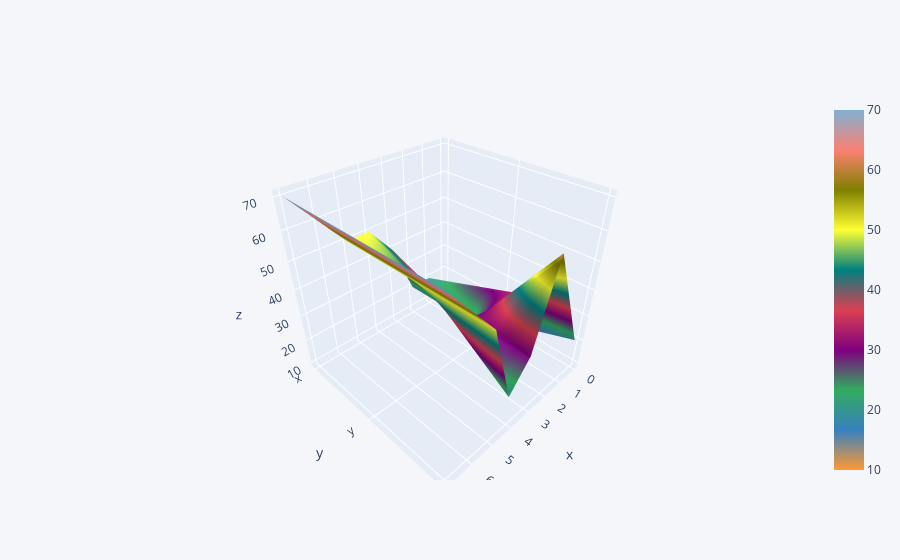

Source (notebook cell):
### Code cell
df2.iplot(kind='surface')  #3D graph

### Figure 1 — Plotly figure (JSON) as saved in the notebook; plotly's stock layout.template omitted (floating-point values rounded to 4 significant figures)
{"data": [{"colorscale": [[0, "rgb(255, 153, 51)"], [0.1111, "rgb(55, 128, 191)"], [0.2222, "rgb(50, 171, 96)"], [0.3333, "rgb(128, 0, 128)"], [0.4444, "rgb(219, 64, 82)"], [0.5556, "rgb(0, 128, 128)"], [0.6667, "rgb(255, 255, 51)"], [0.7778, "rgb(128, 128, 0)"], [0.8889, "rgb(251, 128, 114)"], [1, "rgb(128, 177, 211)"]], "type": "surface", "x": [0, 1, 2, 3, 4, 5, 6, 7], "y": ["x", "y", "z"], "z": [[10, 20, 20, 40, 50, 50, 60, 70], [10, 30, 20, 30, 40, 50, 60, 70], [20, 40, 60, 30, 20, 50, 60, 70]]}], "layout": {"legend": {"bgcolor": "#F5F6F9", "font": {"color": "#4D5663"}}, "paper_bgcolor": "#F5F6F9", "plot_bgcolor": "#F5F6F9", "title": {"font": {"color": "#4D5663"}}, "xaxis": {"gridcolor": "#E1E5ED", "showgrid": true, "tickfont": {"color": "#4D5663"}, "title": {"font": {"color": "#4D5663"}, "text": ""}, "zerolinecolor": "#E1E5ED"}, "yaxis": {"gridcolor": "#E1E5ED", "showgrid": true, "tickfont": {"color": "#4D5663"}, "title": {"font": {"color": "#4D5663"}, "text": ""}, "zerolinecolor": "#E1E5ED"}}}
